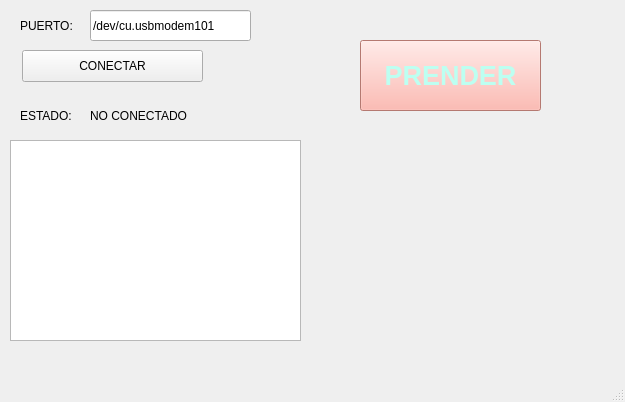
<?xml version="1.0" encoding="UTF-8"?>
<ui version="4.0">
 <class>MainWindow</class>
 <widget class="QMainWindow" name="MainWindow">
  <property name="geometry">
   <rect>
    <x>0</x>
    <y>0</y>
    <width>625</width>
    <height>402</height>
   </rect>
  </property>
  <property name="windowTitle">
   <string>MainWindow</string>
  </property>
  <widget class="QWidget" name="centralwidget">
   <widget class="QPushButton" name="btn_accion">
    <property name="geometry">
     <rect>
      <x>22</x>
      <y>50</y>
      <width>181</width>
      <height>32</height>
     </rect>
    </property>
    <property name="text">
     <string>CONECTAR</string>
    </property>
   </widget>
   <widget class="QLineEdit" name="txt_puerto">
    <property name="geometry">
     <rect>
      <x>90</x>
      <y>10</y>
      <width>161</width>
      <height>31</height>
     </rect>
    </property>
    <property name="text">
     <string>/dev/cu.usbmodem101</string>
    </property>
   </widget>
   <widget class="QLabel" name="label">
    <property name="geometry">
     <rect>
      <x>20</x>
      <y>10</y>
      <width>61</width>
      <height>31</height>
     </rect>
    </property>
    <property name="text">
     <string>PUERTO:</string>
    </property>
   </widget>
   <widget class="QLabel" name="label_2">
    <property name="geometry">
     <rect>
      <x>20</x>
      <y>100</y>
      <width>61</width>
      <height>31</height>
     </rect>
    </property>
    <property name="text">
     <string>ESTADO:</string>
    </property>
   </widget>
   <widget class="QLabel" name="txt_estado">
    <property name="geometry">
     <rect>
      <x>90</x>
      <y>100</y>
      <width>151</width>
      <height>31</height>
     </rect>
    </property>
    <property name="text">
     <string>NO CONECTADO</string>
    </property>
   </widget>
   <widget class="QListWidget" name="lw_datos">
    <property name="geometry">
     <rect>
      <x>10</x>
      <y>140</y>
      <width>291</width>
      <height>201</height>
     </rect>
    </property>
   </widget>
   <widget class="QPushButton" name="btn_control_led">
    <property name="geometry">
     <rect>
      <x>360</x>
      <y>40</y>
      <width>181</width>
      <height>71</height>
     </rect>
    </property>
    <property name="font">
     <font>
      <pointsize>20</pointsize>
      <weight>75</weight>
      <bold>true</bold>
     </font>
    </property>
    <property name="styleSheet">
     <string notr="true">background-color: rgb(254, 169, 158);
color: rgb(189, 255, 241);</string>
    </property>
    <property name="text">
     <string>PRENDER</string>
    </property>
   </widget>
  </widget>
  <widget class="QMenuBar" name="menubar">
   <property name="geometry">
    <rect>
     <x>0</x>
     <y>0</y>
     <width>625</width>
     <height>24</height>
    </rect>
   </property>
  </widget>
  <widget class="QStatusBar" name="statusbar"/>
 </widget>
 <resources/>
 <connections/>
</ui>
